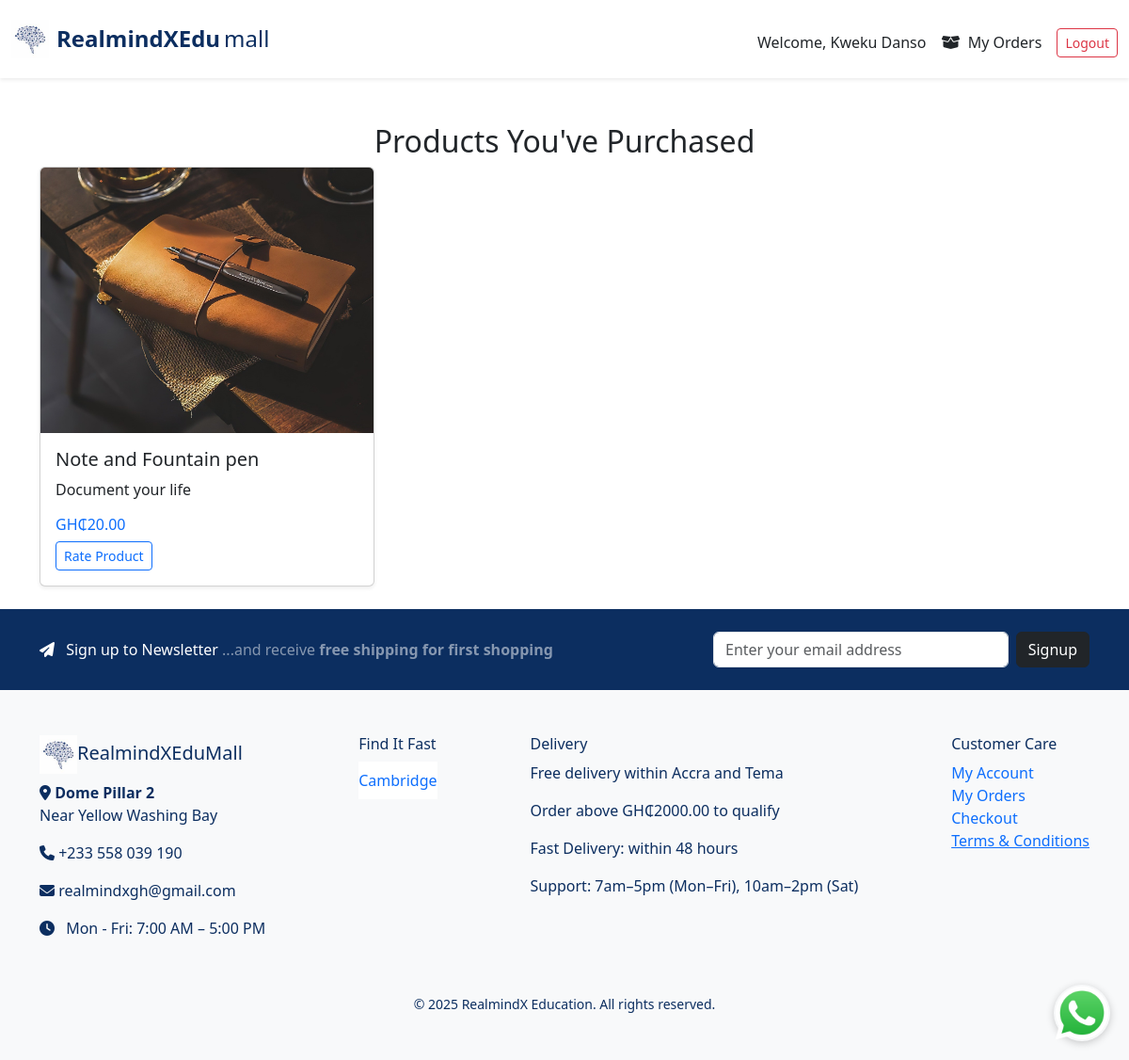
/my-products (signed in), run on an earlier commit of the app's database.
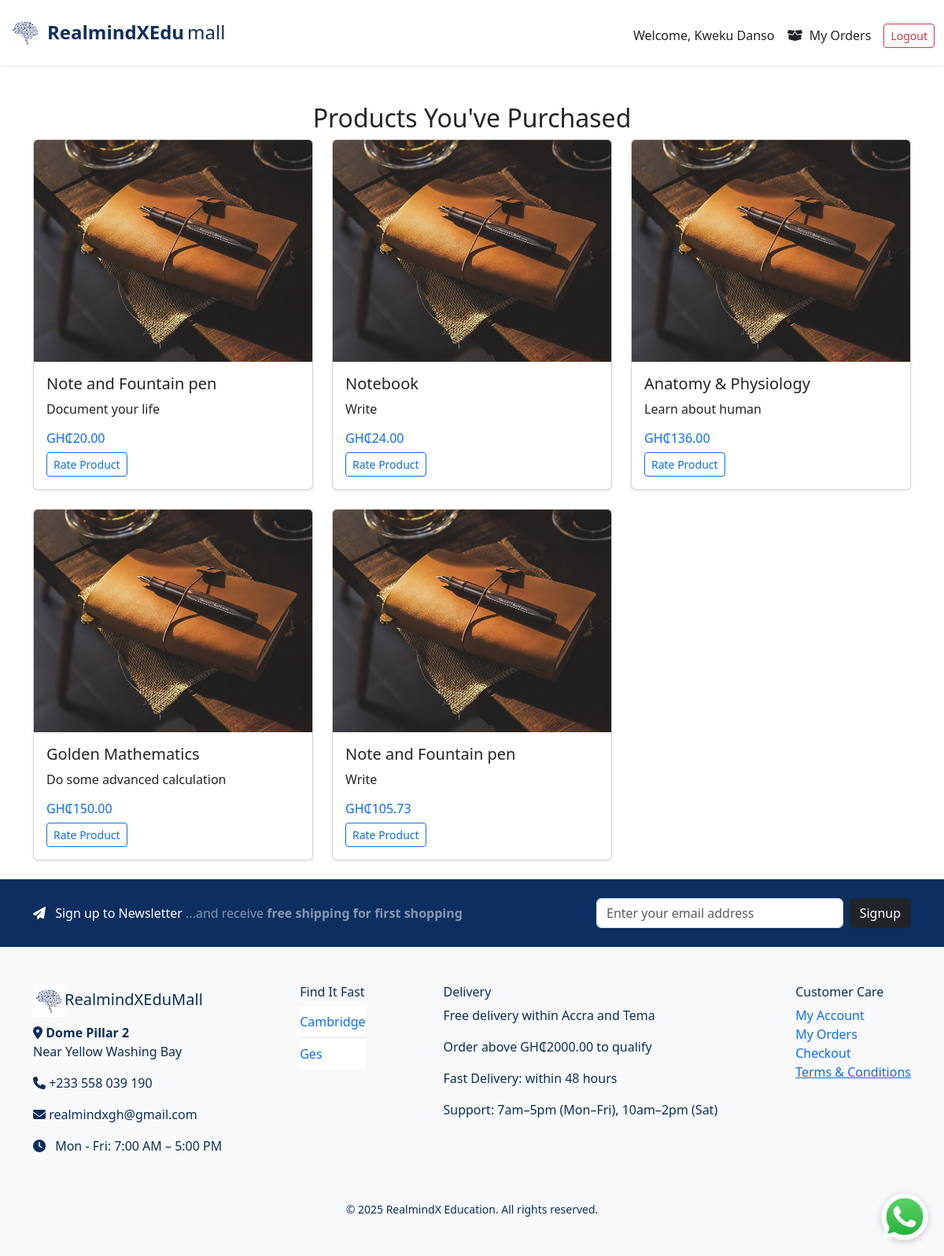
And on a later commit of the database.
### e_commerce/models/user.py (models this page shows, shortened)
class User(UserMixin, db.Model):
    __tablename__ = 'user'
    id = db.Column(db.Integer, primary_key=True)
    username = db.Column(db.String(80), unique=True, nullable=False)
    email = db.Column(db.String(120), unique=True, nullable=False)
    password = db.Column(db.String(200), nullable=False)
    date_joined = db.Column(db.DateTime, server_default=db.func.now())

### e_commerce/models/products.py (models this page shows, shortened)
class Product(db.Model):
    __tablename__ = 'product'  # Optional, but makes FK references safer
    id = db.Column(db.Integer, primary_key=True)
    name = db.Column(db.String(120), nullable=False)
    description = db.Column(db.Text, nullable=False)
    price = db.Column(db.Float, nullable=False)
    discount_percentage = db.Column(db.Float, default=0.0)
    image_filename = db.Column(db.String(120))
    in_stock = db.Column(db.Boolean, default=True)
    date_created = db.Column(db.DateTime, default=datetime.utcnow)
    author = db.Column(db.String(120), nullable=True)
    brand = db.Column(db.String(120), nullable=True)
    grade = db.Column(db.String(50), nullable=True)
    level = db.Column(db.String(50), nullable=True)
    subject = db.Column(db.String(100), nullable=True)
    ratings = db.relationship('ProductRating', back_populates='product', lazy=True)
    category_id = db.Column(db.Integer, db.ForeignKey('category.id'))
    category = db.relationship('Category', back_populates='products')
    order_items = db.relationship('OrderItem', backref='product', lazy=True)
    @property
    def discounted_price(self):
        return round(self.price * (1 - self.discount_percentage / 100), 2) if self.discount_percentage else self.price

### e_commerce/models/category.py (models this page shows)
class Category(db.Model):
    id = db.Column(db.Integer, primary_key=True)
    name = db.Column(db.String(100), nullable=False, unique=True)
    products = db.relationship('Product', back_populates='category', lazy=True)

### e_commerce/routes/main_routes.py (the view)
@main_bp.route('/my-products')
@login_required
def purchased_products():
    purchased_items = (
        db.session.query(Product)
        .join(OrderItem)
        .join(Order)
        .filter(Order.user_id == current_user.id)
        .distinct()
        .all()
    )
    return render_template('my_products.html', products=purchased_items)

### e_commerce/templates/my_products.html
{% extends 'index.html' %}
{% block content %}
<div class="container mt-5">
  <h2 class="text-center">Products You've Purchased</h2>
  <div class="row">
    {% for product in products %}
      <div class="col-md-4">
        <div class="card mb-4 shadow-sm">
          <img src="{{ url_for('static', filename='uploads/' + product.image_filename) }}" class="card-img-top" alt="{{ product.name }}">
          <div class="card-body">
            <h5>{{ product.name }}</h5>
            <p>{{ product.description }}</p>
            {% if product.discount_percentage and product.discount_percentage > 0 %}
              <h6 class="text-primary">GH₵{{ '%.2f' % product.discounted_price }}</h6>
            {% else %}
              <h6 class="text-primary">GH₵{{ '%.2f' % product.price }}</h6>
            {% endif %}
            <a href="{{ url_for('main.product_detail', product_id=product.id) }}" class="btn btn-outline-primary btn-sm">Rate Product</a>
          </div>
        </div>
      </div>
    {% else %}
      <p>You haven't purchased any products yet.</p>
    {% endfor %}
  </div>
</div>
{% endblock %}

### e_commerce/templates/index.html (shortened to what this page needs)
<!DOCTYPE html>
<html lang="en">
<head>
  <link href="https://cdn.jsdelivr.net/npm/bootstrap@5.3.3/dist/css/bootstrap.min.css" rel="stylesheet">
  <link rel="stylesheet" href="https://cdnjs.cloudflare.com/ajax/libs/font-awesome/6.6.0/css/all.min.css">
</head>
<body>
<nav class="navbar navbar-expand-lg navbar-light bg-white shadow-sm py-3">
  <div class="container-fluid">
    <a class="navbar-brand d-flex align-items-center" href="{{ url_for('main.home') }}">
      <img src="{{ url_for('static', filename='images/brain.jpg') }}" alt="Logo" width="40" class="me-2">
      <div class="d-flex align-items-baseline fs-4" style="color: #0C2E60;">
        <strong class="me-1">RealmindXEdu</strong><span>mall</span>
      </div>
    </a>
    <div class="collapse navbar-collapse d-none d-lg-flex justify-content-between mt-2">
      <div class="d-flex align-items-center w-100">
        <div class="d-flex align-items-center ms-auto">
          {% if not current_user.is_authenticated %}
            <a href="{{ url_for('main.contact') }}" class="btn btn-outline-dark me-3"><i></i>Contact</a>
            <a href="{{ url_for('main.track_order') }}" class="btn btn-outline-dark me-3"><i></i>Track your order</a>
            <a href="{{ url_for('main.info') }}" class="btn btn-outline-dark me-3"><i class="fas fa-info-circle me-1"></i> Info</a>
            <a href="{{ url_for('cart.view_cart') }}" class="text-dark position-relative me-3">
              <i class="fas fa-shopping-cart"></i>
              {% if cart_item_count %}
              <span class="position-absolute top-0 start-100 translate-middle badge rounded-pill bg-danger">
                {{ cart_item_count }}
              </span>
              {% endif %}
            </a>
            <a href="{{ url_for('auth.login') }}" class="btn btn-outline-primary btn-sm me-2">Login</a>
            <a href="{{ url_for('auth.user_signup') }}" class="btn btn-primary btn-sm">Signup</a>
          {% else %}
            <span class="me-3">Welcome, {{ current_user.username }}</span>
            <a class="nav-link me-3" href="{{ url_for('main.purchased_products') }}"><i class="fas fa-box-open me-1"></i> My Orders</a>
            <a href="{{ url_for('auth.logout') }}" class="btn btn-outline-danger btn-sm">Logout</a>
          {% endif %}
        </div>
      </div>
    </div>
  </div>
</nav>
<main>
  {% block content %}{% endblock %}
</main>
<section class="text-white py-4" style="background-color: #0C2E60;">
  <div class="container d-flex flex-column flex-md-row justify-content-between align-items-center">
    <p class="mb-3 mb-md-0 fs-6">
      <i class="fas fa-paper-plane me-2"></i> Sign up to Newsletter
      <span class="text-white-50">...and receive <strong>free shipping for first shopping</strong></span>
    </p>
    <form method="POST" action="{{ url_for('main.subscribe_newsletter') }}" class="d-flex" style="max-width: 400px; width: 100%;">
      <input type="email" name="email" class="form-control me-2" placeholder="Enter your email address" required>
      <button class="btn btn-dark" type="submit">Signup</button>
    </form>
  </div>
</section>
<footer class="bg-light py-5" style="color: #0C2E60;">
  <div class="container d-flex flex-wrap justify-content-between">
    <div class="mb-4">
      <h5><img src="{{ url_for('static', filename='images/brain.jpg') }}" width="40"><span style="color: #0C2E60;">RealmindXEduMall</span></h5>
      <p><i class="fa fa-map-marker-alt"></i> <strong>Dome Pillar 2</strong><br>Near Yellow Washing Bay</p>
      <p><i class="fa fa-phone"></i> +233 558 039 190</p>
      <p><i class="fa fa-envelope"></i> realmindxgh@gmail.com</p>
      <p><i class="fa fa-clock me-2"></i> Mon - Fri: 7:00 AM – 5:00 PM</p>
    </div>
    <div>
      <h6>Find It Fast</h6>
      <ul class="list-group list-group-flush">
        {% for cat in categories %}
          <li class="list-group-item px-0">
            <a href="{{ url_for('main.search', category=cat.id) }}" class="text-decoration-none">{{ cat.name }}</a>
          </li>
        {% endfor %}
      </ul>
    </div>
    <div>
      <h6>Delivery</h6>
      <p>Free delivery within Accra and Tema</p>
      <p>Order above GH₵2000.00 to qualify</p>
      <p>Fast Delivery: within 48 hours</p>
      <p>Support: 7am–5pm (Mon–Fri), 10am–2pm (Sat)</p>
    </div>
    <div>
      <h6>Customer Care</h6>
      <ul class="list-unstyled">
        <li><a href="{{ url_for('auth.login') }}" class="text-decoration-none" >My Account</a></li>
        <li><a href="{{ url_for('auth.login') }}" class="text-decoration-none">My Orders</a></li>
        <li><a href="{{ url_for('cart.checkout') }}" class="text-decoration-none">Checkout</a></li>
        <li><a href="#">Terms & Conditions</a></li>
      </ul>
    </div>
  </div>
  <div class="text-center mt-3">
    <small id="copyright"></small>
  </div>
</footer>
<a href="https://wa.me/233558099689" class="whatsapp-float" target="_blank" style="position: fixed;
  bottom: 20px;
  right: 20px;
  z-index: 9999;
  background-color: transparent;
  border-radius: 50%;
  box-shadow: 0 2px 8px rgba(0,0,0,0.2);
  transition: transform 0.2s ease-in-out;">
    <img src="{{ url_for('static', filename='images/whatsapp.png') }}" alt="WhatsApp" width="60">
</a>
</body>
</html>

What changed in the data, as far as the page shows it:
added Product: image_filename (picture), name "Notebook", description "Write", price "24.00"
added Product: image_filename (picture), name "Anatomy & Physiology", description "Learn about human", discounted_price "136.00"
added Product: image_filename (picture), name "Golden Mathematics", description "Do some advanced calculation", discounted_price "150.00"
added Product: image_filename (picture), name "Note and Fountain pen", description "Write", discounted_price "105.73"
added Category: name "Ges"
